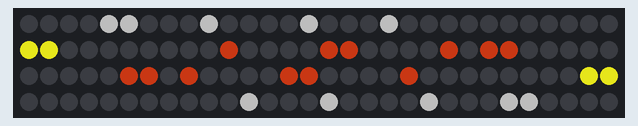
This sketch was run on a simulated Arduino Uno, built with avr-gcc and run on an emulated ATmega328P. Parts: 120 RGB LEDs in strip order, left to right, continuing on the next row. Dim RGB values are drawn brighter than linear.

Above: at 3.1 s.

The sketch:

pixelfurry_firstblink.ino
```cpp
#include <FastLED.h>

#define LED_PIN     5
#define COLOR_ORDER RGB
#define CHIPSET     WS2811
#define NUM_LEDS    120

#define BRIGHTNESS  200

const int matrix[12][10] = {
      { 76, 75, 68, 67, 60, 59, 52, 51, 44, 43 },
      { 77, 74, 69, 66, 61, 58, 53, 50, 45, 42 },
      { 78, 73, 70, 65, 62, 57, 54, 49, 46, 41 },
      { 79, 72, 71, 64, 63, 56, 55, 48, 47, 40 },
      { 80, 87, 88, 95, 96, 23, 24, 31, 32, 39 },
      { 81, 86, 89, 94, 97, 22, 25, 30, 33, 38 },
      { 82, 85, 90, 93, 98, 21, 26, 29, 34, 37 },
      { 83, 84, 91, 92, 99, 20, 27, 28, 35, 36 },
      { 116, 115, 108, 107, 100, 19, 12, 11, 4, 3 },
      { 117, 114, 109, 106, 101, 18, 13, 10, 5, 2 },
      { 118, 113, 110, 105, 102, 17, 14, 9, 6, 1 },
      { 119, 112, 111, 104, 103, 16, 15, 8, 7, 0 }
};


CRGB leds[NUM_LEDS];

void setup() {
  delay(3000); // sanity delay
  FastLED.addLeds<CHIPSET, LED_PIN, COLOR_ORDER>(leds, NUM_LEDS).setCorrection( TypicalLEDStrip );
  FastLED.setBrightness( BRIGHTNESS );
}

void loop()
{
  pixelfur(1);
  delay(6000);
  pixelfur(2);
  delay(100);
  pixelfur(3);
  delay(500);
}


void pixelfur(int z)
{
  const CRGB er = CRGB(132,36,13);
  const CRGB bk = CRGB(100,100,100);
  const CRGB ee = CRGB(226,226,28);
  const CRGB bg = CRGB(0,0,0);
  const CRGB rr = CRGB(250,0,0);
  const CRGB colormap[12][10] = {
      { bg, bg, er, bg, bg, bg, bg, er, bg, bg },
      { bg, er, bg, er, bg, bg, er, bg, er, bg },
      { bg, er, bg, er, bg, bg, er, bg, er, bg },
      { er, bg, bg, bg, bg, bg, bg, bg, bg, er },
      { bg, bg, ee, bg, bg, bg, bg, ee, bg, bg },
      { bg, bg, ee, bg, bg, bg, bg, ee, bg, bg },
      { bg, bg, bg, bg, bg, bg, bg, bg, bg, bg },
      { bg, bg, bg, bg, bg, bg, bg, bg, bg, bg },
      { bg, bk, bg, bg, bg, bg, bg, bg, bk, bg },
      { bg, bk, bg, bg, bk, bk, bg, bg, bk, bg },
      { bg, bg, bk, bk, bg, bg, bk, bk, bg, bg },
      { bg, bg, bg, bg, bg, bg, bg, bg, bg, bg }
  };

  switch(z){
  case 1:
    for(int i = 0; i < 12; i++){
      for(int k = 0; k < 10; k++){
        leds[matrix[i][k]] = colormap[i][k];
      }
    }
    FastLED.show(); // display this frame
  break;
  case 2:
    leds[matrix[4][2]] = leds[matrix[4][7]] =  bg;
    leds[matrix[10][4]] = leds[matrix[10][5]] = rr;
    FastLED.show(); // display this frame
  break;
  case 3:
    leds[matrix[5][2]] = leds[matrix[5][7]] = bg;
    leds[matrix[11][4]] = leds[matrix[11][5]] = rr;
    FastLED.show(); // display this frame
  break;
  };

}
```
